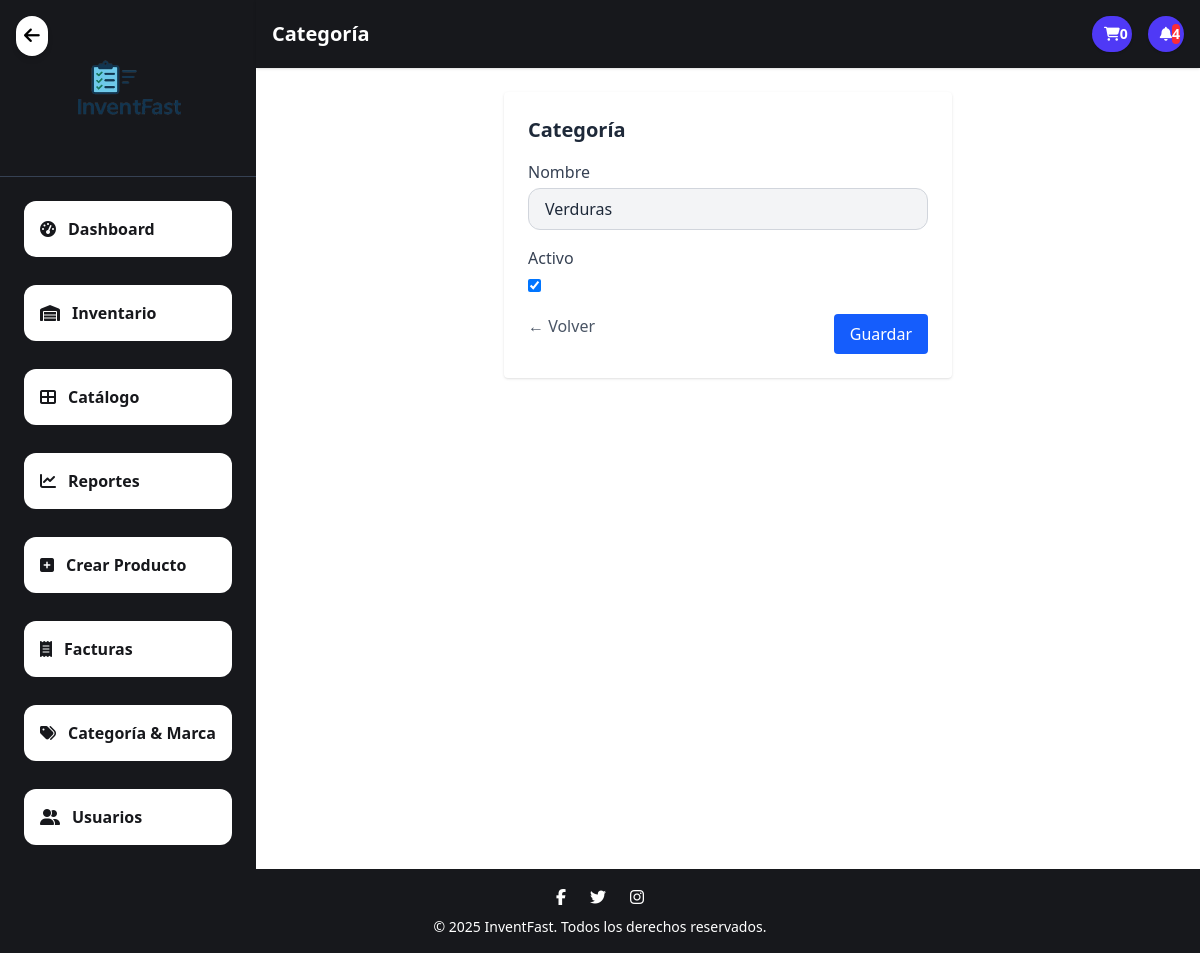
The app's page /category_update/1/, older data.
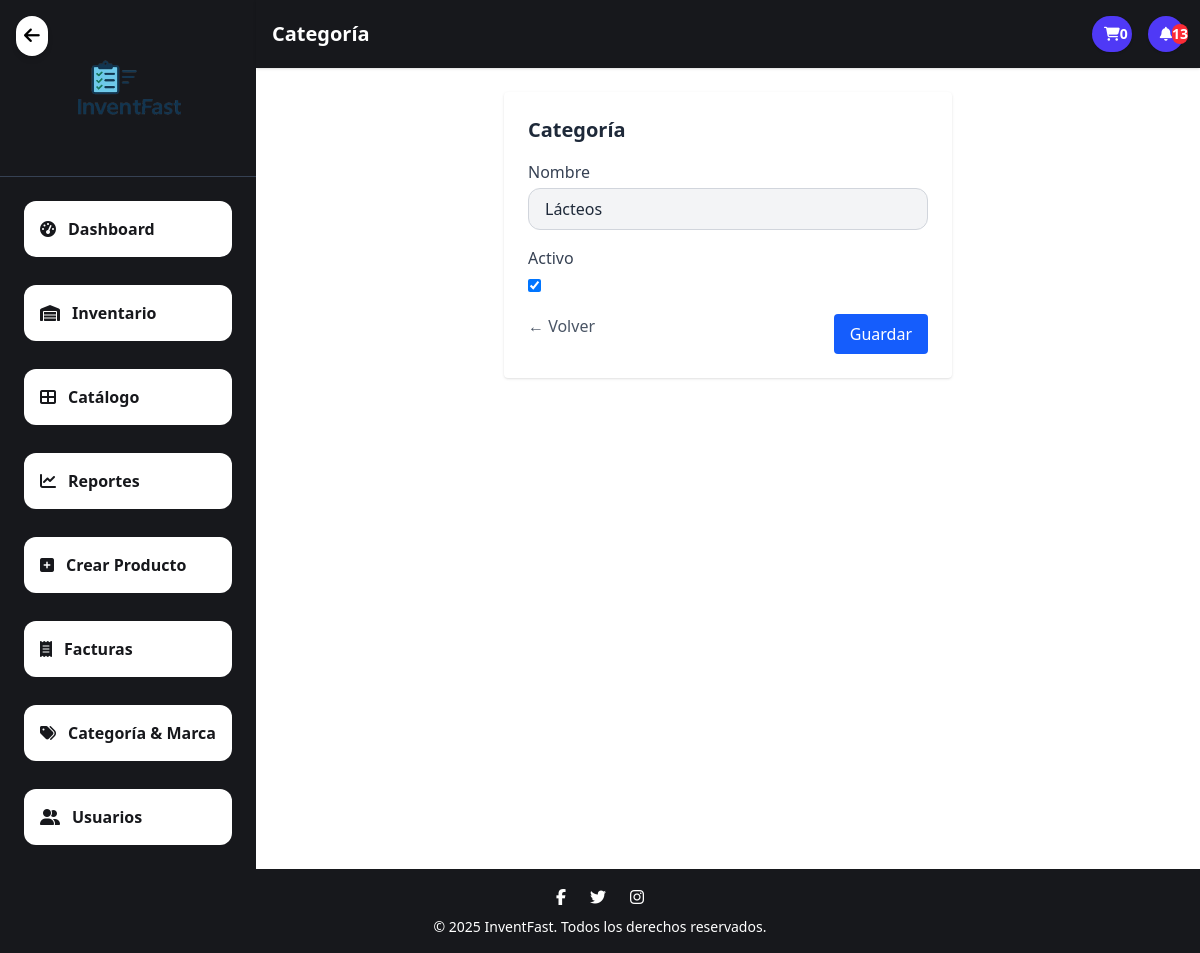
The same page, newer data.
### application/core/models.py (models this page shows, shortened)
class Categoria(models.Model):
    nombre = models.CharField(max_length=100, unique=True)
    activo = models.BooleanField(default=True)

### application/core/views/category.py (the view)
# urls.py: path("category_update/<int:pk>/", CategoriaUpdateView.as_view(), name="category_update"),
class CategoriaUpdateView(UpdateView):
    model = Categoria
    form_class = CategoriaForm
    template_name = 'core/category/category_form.html'
    success_url = reverse_lazy('core:category_list')

### application/core/forms/category_form.py
class CategoriaForm(forms.ModelForm):
    class Meta:
        model = Categoria
        fields = ['nombre', 'activo']
        widgets = {
           'nombre': forms.TextInput(attrs={
                'class': 'w-full px-4 py-2 bg-gray-100 border border-gray-300 rounded-xl focus:outline-none focus:ring-2 focus:ring-indigo-500',
                'placeholder': 'Nombre de la categoria'
            }),
            'activo': forms.CheckboxInput(attrs={'class': 'form-checkbox'}),
        }

### application/core/context_processors.py (called while the page is built)
def carrito_count(request):
    if request.user.is_authenticated:
        carrito = Carrito.objects.filter(usuario=request.user, comprado=False).first()
        if carrito:
            total_items = sum(item.cantidad for item in carrito.items.all())
            return {'carrito_count': total_items}
    return {'carrito_count': 0}

### templates/core/category/category_form.html (shortened to what this page needs)
{% extends 'core/base.html' %}
{% load static %}
{% block page_title %}{{ view.title }} Categoría{% endblock %}
{% block content %}
<div class="max-w-md mx-auto bg-white p-6 rounded shadow">
    <h2 class="text-xl font-semibold mb-4">{{ view.title }} Categoría</h2>
    <form method="post" id="categoriaForm">
        {% for field in form %}
            <div class="mb-4">
                <label class="block text-gray-700 font-medium mb-1" for="{{ field.id_for_label }}">
                    {{ field.label }}
                </label>
                {{ field }}
            </div>
        {% endfor %}
        <div class="flex justify-between">
            <a href="{% url 'core:category_list' %}" class="text-gray-600 hover:underline">← Volver</a>
            <button type="submit" class="bg-blue-600 text-white px-4 py-2 rounded hover:bg-blue-700">
                Guardar
            </button>
        </div>
    </form>
</div>
{% endblock %}

Row changes from the older to the newer data that the page shows:
changed Categoria: nombre "Verduras" → "Lácteos"
Text that changed along with them:
{{ notificaciones|length }}: "4" → "13"
